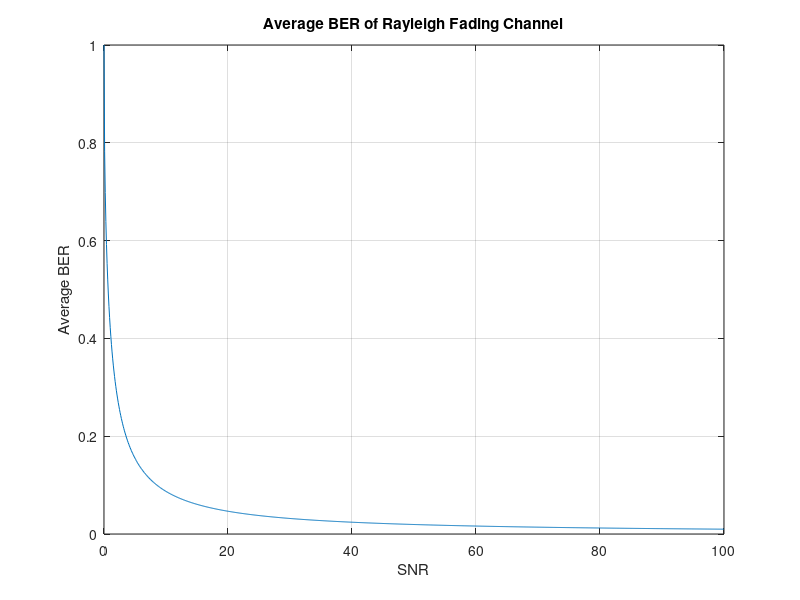

The MATLAB source for this figure:
% MatLab Program to plot Average BER of Rayleigh Fading Channel
clc; clear all; close all;
SNR = 0:0.1:100;

   
f = 1 - sqrt((SNR./(2+SNR)));
 
plot(SNR,f)
hold on 
xlabel('SNR'); 
ylabel('Average BER'); 
title('Average BER of Rayleigh Fading Channel')
grid on 